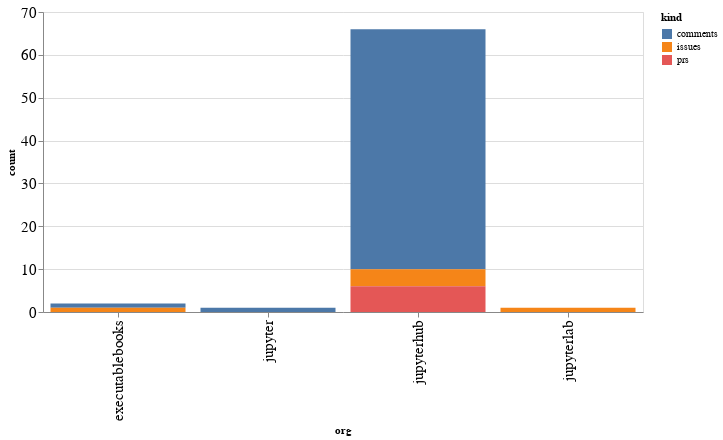

Source (notebook cell):
### Code cell
alt.Chart(org_summaries, width=600).mark_bar().encode(
    x='org',
    y='count',
    color='kind',
    tooltip="org"
)

### Figure 1 — Vega-Lite specification as saved in the notebook (floating-point values rounded to 4 significant figures)
{"config": {"axisLeft": {"labelFontSize": 15}, "axisBottom": {"labelFontSize": 15}}, "data": {"name": "data-ec911ae3647fb48dcf6e2cfc505d9656"}, "mark": "bar", "encoding": {"color": {"type": "nominal", "field": "kind"}, "tooltip": {"type": "nominal", "field": "org"}, "x": {"type": "nominal", "field": "org"}, "y": {"type": "quantitative", "field": "count"}}, "width": 600, "$schema": "https://vega.github.io/schema/vega-lite/v4.8.1.json", "datasets": {"data-ec911ae3647fb48dcf6e2cfc505d9656": [{"org": "executablebooks", "kind": "comments", "count": 1}, {"org": "executablebooks", "kind": "issues", "count": 1}, {"org": "jupyter", "kind": "comments", "count": 1}, {"org": "jupyterhub", "kind": "comments", "count": 56}, {"org": "jupyterhub", "kind": "issues", "count": 4}, {"org": "jupyterhub", "kind": "prs", "count": 6}, {"org": "jupyterlab", "kind": "issues", "count": 1}]}}
